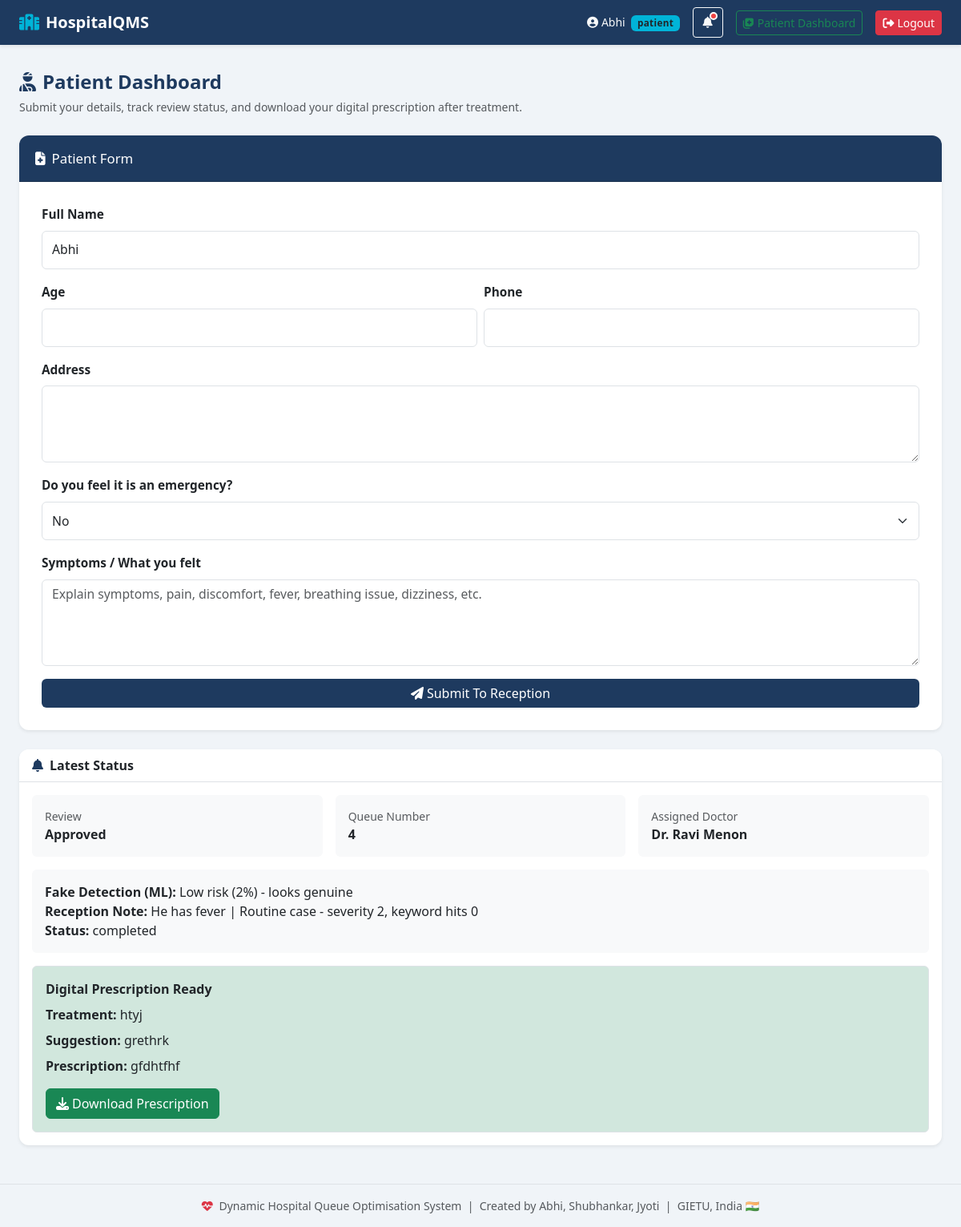
Page /patient/dashboard (signed in) on the committed database.
### tables this page shows
CREATE TABLE users (
            id INTEGER PRIMARY KEY AUTOINCREMENT,
            name TEXT NOT NULL, phone TEXT UNIQUE NOT NULL,
            password TEXT NOT NULL, role TEXT NOT NULL);

CREATE TABLE patients (
            id INTEGER PRIMARY KEY AUTOINCREMENT,
            queue_number INTEGER, name TEXT NOT NULL, age INTEGER,
            phone TEXT, severity INTEGER, emergency INTEGER DEFAULT 0,
            department TEXT, arrival_time TEXT, predicted_wait REAL DEFAULT 0,
            status TEXT DEFAULT 'waiting', doctor_id INTEGER, user_id INTEGER, address TEXT, symptoms TEXT, review_status TEXT DEFAULT 'pending', review_note TEXT, fake_detection TEXT DEFAULT 'pending', treatment TEXT, suggestion TEXT, prescription_text TEXT, treated_at TEXT, reviewed_by INTEGER);

CREATE TABLE doctors (
            id INTEGER PRIMARY KEY AUTOINCREMENT,
            name TEXT NOT NULL, department TEXT NOT NULL,
            availability INTEGER DEFAULT 1, patients_seen INTEGER DEFAULT 0, phone TEXT);

### app.py (the view, shortened to what this page needs)
@app.route("/patient/dashboard", methods=["GET", "POST"])
@login_required(role="patient")
def patient_dashboard():
    user = query("SELECT * FROM users WHERE id=?", (session["user_id"],), one=True)
    visits = [
        dict(r)
        for r in query(
            """
            SELECT p.*, d.name AS doctor_name
            FROM patients p
            LEFT JOIN doctors d ON d.id = p.doctor_id
            WHERE p.user_id=?
            ORDER BY p.id DESC
            """,
            (session["user_id"],),
        )
    ]
    latest = visits[0] if visits else None
    return render_template(
        "patient_dashboard.html",
        departments=DEPARTMENTS,
        visits=visits,
        latest=latest,
    )

### app.py (called while the page is built)
def get_db():
    if "db" not in g:
        g.db = sqlite3.connect(DB_PATH)
        g.db.row_factory = sqlite3.Row
    return g.db

def query(sql, params=(), one=False, commit=False):
    db = get_db()
    cur = db.execute(sql, params)
    if commit:
        db.commit()
        return cur.lastrowid
    return cur.fetchone() if one else cur.fetchall()

def login_required(role=None):
    def decorator(f):
        @wraps(f)
        def decorated(*args, **kwargs):
            if "user_id" not in session:
                flash("Please log in.", "warning")
                return redirect(url_for("login"))
            if role:
                allowed = set(role) if isinstance(role, (list, tuple, set)) else {role}
                if session.get("role") not in allowed:
                    flash("Unauthorised.", "danger")
                    return redirect(url_for("dashboard"))
            return f(*args, **kwargs)
        return decorated
    return decorator

def get_notification_phones_for_user(user_id):
    if not user_id:
        return []
    phones = set()
    user = query("SELECT phone FROM users WHERE id=?", (user_id,), one=True)
    if user and user["phone"]:
        phones.add(user["phone"].strip())
    for row in query(
        "SELECT DISTINCT phone FROM patients WHERE user_id=? AND phone IS NOT NULL",
        (user_id,),
    ):
        phone = (row["phone"] or "").strip()
        if phone:
            phones.add(phone)
    return sorted(phones)

def get_sms_logs_for_phones(phones, limit=10, unread_only=False):
    if not phones:
        return []
    placeholders = ",".join("?" for _ in phones)
    unread_clause = " AND is_read=0" if unread_only else ""
    return [
        dict(r)
        for r in query(
            f"""
            SELECT * FROM sms_log
            WHERE phone IN ({placeholders}){unread_clause}
            ORDER BY sent_at DESC
            LIMIT ?
            """,
            (*phones, limit),
        )
    ]

def get_unread_sms_count_for_phones(phones):
    if not phones:
        return 0
    placeholders = ",".join("?" for _ in phones)
    return query(
        f"SELECT COUNT(*) FROM sms_log WHERE phone IN ({placeholders}) AND is_read=0",
        tuple(phones),
        one=True,
    )[0]

### templates/patient_dashboard.html (shortened to what this page needs)
{% extends "base.html" %}
{% block content %}
<div class="container-fluid px-4 py-4">
  <div class="d-flex justify-content-between align-items-center mb-4 flex-wrap gap-2">
    <div>
      <h4 class="fw-bold text-navy mb-1"><i class="fas fa-user-injured me-2"></i>Patient Dashboard</h4>
      <small class="text-muted">Submit your details, track review status, and download your digital prescription after treatment.</small>
    </div>
  </div>
  <div class="row g-4">
    <div class="col-12">
      <div class="card border-0 shadow-sm patient-form-card">
        <div class="card-header bg-navy text-white">
          <i class="fas fa-file-medical me-2"></i>Patient Form
        </div>
        <div class="card-body">
          <form method="POST">
            <div class="mb-3">
              <label class="form-label fw-semibold">Full Name</label>
              <input type="text" name="name" class="form-control" value="{{ session.name }}" required>
            </div>
            <div class="row g-2 mb-3">
              <div class="col-6">
                <label class="form-label fw-semibold">Age</label>
                <input type="number" name="age" class="form-control" min="1" max="120" required>
              </div>
              <div class="col-6">
                <label class="form-label fw-semibold">Phone</label>
                <input type="text" name="phone" class="form-control" maxlength="10" pattern="[6-9][0-9]{9}" required>
              </div>
            </div>
            <div class="mb-3">
              <label class="form-label fw-semibold">Address</label>
              <textarea name="address" rows="2" class="form-control" required></textarea>
            </div>
            <div class="mb-3">
              <label class="form-label fw-semibold">Do you feel it is an emergency?</label>
              <select name="emergency" class="form-select">
                <option value="no">No</option>
              </select>
            </div>
            <div class="mb-3">
              <label class="form-label fw-semibold">Symptoms / What you felt</label>
              <textarea name="symptoms" rows="4" class="form-control" placeholder="Explain symptoms, pain, discomfort, fever, breathing issue, dizziness, etc." required></textarea>
            </div>
            <button class="btn btn-navy w-100">
              <i class="fas fa-paper-plane me-1"></i>Submit To Reception
            </button>
          </form>
        </div>
      </div>
      <div class="card border-0 shadow-sm mt-4">
        <div class="card-header bg-white fw-semibold border-bottom">
          <i class="fas fa-bell me-2 text-navy"></i>Latest Status
        </div>
        <div class="card-body">
          <div class="row g-3">
            <div class="col-md-4">
              <div class="p-3 bg-light rounded h-100">
                <div class="small text-muted">Review</div>
                <div class="fw-bold text-capitalize">{{ latest.review_status.replace('_', ' ') if latest else "Pending" }}</div>
              </div>
            </div>
            <div class="col-md-4">
              <div class="p-3 bg-light rounded h-100">
                <div class="small text-muted">Queue Number</div>
                <div class="fw-bold">{{ latest.queue_number if latest and latest.queue_number else "Pending" }}</div>
              </div>
            </div>
            <div class="col-md-4">
              <div class="p-3 bg-light rounded h-100">
                <div class="small text-muted">Assigned Doctor</div>
                <div class="fw-bold">{{ latest.doctor_name if latest and latest.doctor_name else "Pending" }}</div>
              </div>
            </div>
          </div>
          <div class="mt-3 p-3 bg-light rounded">
            <div><strong>Fake Detection (ML):</strong> {{ latest.fake_detection if latest and latest.fake_detection else "Low risk (12%) - looks genuine" }}</div>
            <div><strong>Reception Note:</strong> {{ latest.review_note if latest and latest.review_note else "-" }}</div>
            <div><strong>Status:</strong> {{ latest.status.replace('_', ' ') if latest else "pending review" }}</div>
          </div>
          {% if latest and latest.prescription_text %}
          <div class="mt-3 p-3 border rounded bg-success-subtle">
            <div class="fw-semibold mb-2">Digital Prescription Ready</div>
            <div class="mb-2"><strong>Treatment:</strong> {{ latest.treatment }}</div>
            <div class="mb-2"><strong>Suggestion:</strong> {{ latest.suggestion }}</div>
            <div class="mb-3"><strong>Prescription:</strong> {{ latest.prescription_text }}</div>
            <a href="{{ url_for('download_prescription', patient_id=latest.id) }}" class="btn btn-success">
              <i class="fas fa-download me-1"></i>Download Prescription
            </a>
          </div>
          {% endif %}
        </div>
      </div>
    </div>
  </div>
</div>
{% endblock %}

### templates/base.html (shortened to what this page needs)
<!DOCTYPE html>
<html lang="en">
<head>
<link href="https://cdn.jsdelivr.net/npm/bootstrap@5.3.0/dist/css/bootstrap.min.css" rel="stylesheet">
<link href="https://cdnjs.cloudflare.com/ajax/libs/font-awesome/6.4.0/css/all.min.css" rel="stylesheet">
<link href="{{ url_for('static', filename='css/style.css') }}" rel="stylesheet">
</head>
<body class="hero-body">
<nav class="navbar navbar-expand-lg navbar-dark bg-navy shadow-sm">
  <div class="container-fluid px-4">
    <a class="navbar-brand fw-bold fs-5" href="{{ url_for('index') }}">
      <i class="fas fa-hospital-alt me-2 text-cyan"></i>HospitalQMS
    </a>
    {% if session.user_id %}
    <div class="d-flex align-items-center gap-3 ms-auto">
      <span class="text-light small"><i class="fas fa-user-circle me-1"></i>{{ session.name }}
        <span class="badge bg-cyan text-dark ms-1">{{ session.role }}</span>
      </span>
      {% if session.role == 'patient' %}
      <div class="dropdown">
        <button class="btn btn-sm btn-outline-light notification-btn position-relative" type="button" id="notificationDropdown" data-bs-toggle="dropdown" aria-expanded="false">
          <i class="fas fa-bell"></i>
          {% if patient_unread_count %}
          <span class="notification-dot"></span>
          {% endif %}
        </button>
      </div>
      {% endif %}
      {% if session.role == 'patient' %}
      <a href="{{ url_for('patient_dashboard') }}" class="btn btn-sm btn-outline-success">
        <i class="fas fa-notes-medical me-1"></i>Patient Dashboard
      </a>
      {% endif %}
      <a href="{{ url_for('logout') }}" class="btn btn-sm btn-danger">
        <i class="fas fa-sign-out-alt me-1"></i>Logout
      </a>
    </div>
    {% endif %}
  </div>
</nav>
{% block content %}{% endblock %}
<footer class="text-center text-muted small py-3 mt-4 border-top">
  <i class="fas fa-heartbeat text-danger me-1"></i>
  Dynamic Hospital Queue Optimisation System &nbsp;|&nbsp;
  Created by Abhi, Shubhankar, Jyoti &nbsp;|&nbsp; GIETU, India 🇮🇳
</footer>
</body>
</html>

### static/css/style.css (style rules this page uses)
:root { --navy: #1e3a5f; --cyan: #00b4d8; --purple: #7c3aed; --soft-bg: #f0f4f8; }
body { background: var(--soft-bg); font-family: 'Segoe UI', system-ui, sans-serif; }
.bg-navy { background-color: var(--navy) !important; }
.btn-navy { background-color: var(--navy); color: #fff; border: none; }
.text-navy { color: var(--navy) !important; }
.text-cyan { color: var(--cyan) !important; }
.bg-cyan { background-color: var(--cyan) !important; }
.notification-btn { width: 38px; height: 38px; display: inline-flex; align-items: center; justify-content: center; }
.notification-dot { position: absolute; top: 5px; right: 6px; width: 10px; height: 10px; border-radius: 50%; background: #ef4444; border: 2px solid #fff; }
.card { border-radius: 12px !important; }
.card-header { border-radius: 12px 12px 0 0 !important; }
.badge { font-size: .73rem; letter-spacing: .03em; }
.patient-form-card .card-header { padding: 1rem 1.25rem; font-size: 1.05rem; }
.patient-form-card .card-body { padding: 1.75rem; }
.patient-form-card .form-label { font-size: .96rem; margin-bottom: .55rem; }
.patient-form-card .form-control, .patient-form-card .form-select, .patient-form-card .input-group-text { min-height: 48px; font-size: .98rem; }
.patient-form-card textarea.form-control { min-height: 96px; }

### rows in the picture
users: role "patient"
patients: review_status "Approved", queue_number "4", fake_detection "Low risk (2%) - looks genuine", review_note "He has fever | Routine case - severity 2, keyword hits 0", status "completed", treatment "htyj", suggestion "grethrk", prescription_text "gfdhtfhf"
doctors: name "Dr. Ravi Menon"

### other values in the picture
{{ session.name }} "Abhi"
